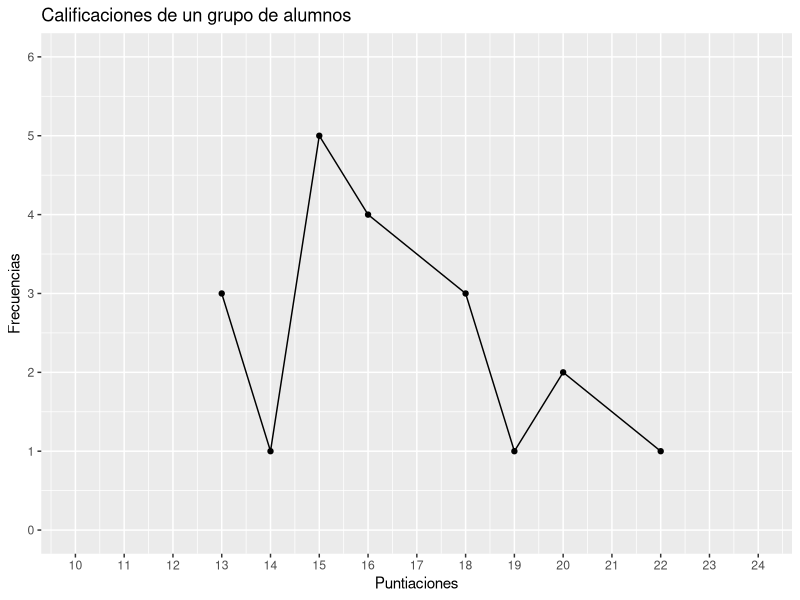

Source code (R):
install.packages("ggplot2")

library(ggplot2)

separador = function (ejercicio) {
  cat("\n\n=------------------------- Ejercicio Nº",ejercicio," -------------------------->\n\n")
}

separador(1)
puntuaciones = c(0, 13, 14, 15, 16, 18, 19, 20, 22, 0)
frecuencias = c(0, 3, 1, 5, 4, 3, 1, 2, 1, 0)

puntuacionesDataFrame = data.frame(puntuaciones = puntuaciones, frecuencias = frecuencias)

ggplot(puntuacionesDataFrame, aes(x = puntuaciones, y = frecuencias)) +
  geom_point() +
  geom_line() +
  xlab("Puntiaciones") +
  ylab("Frecuencias") + 
  ggtitle("Calificaciones de un grupo de alumnos") +
  
  scale_x_continuous(limits = c(10, 24), breaks = seq(10, 24, by = 1)) +
  scale_y_continuous(limits = c(0, 6), breaks = seq(0, 6, by = 1))

rm(list = ls())
